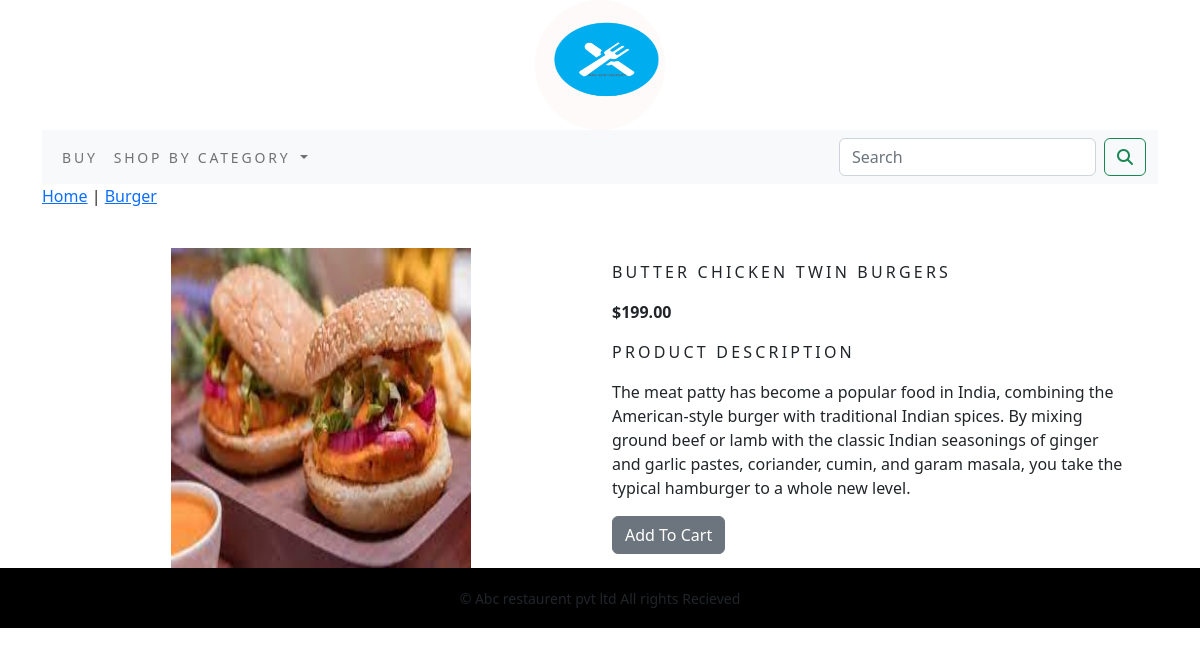
Page /home/burger/butter-chicken-twin-burgers/ on the committed database.
### home/models.py (models this page shows, shortened)
class Product(models.Model):
    name = models.CharField(max_length=200, unique=True)
    slug = models.SlugField(max_length=200, unique=True)
    description = models.TextField(blank=True)
    price = models.DecimalField(max_digits=10, decimal_places=2, )
    category = models.ForeignKey(Category, on_delete=models.CASCADE)
    image = models.ImageField(upload_to='product', blank=True)
    stock = models.IntegerField()
    available = models.BooleanField(default=True)
    created = models.DateField(auto_now_add=True)
    updated = models.DateField(auto_now=True)
    class Meta:
        ordering=('name',)
        verbose_name = 'product'
        verbose_name_plural = 'products'

class Category(models.Model):
    name = models.CharField(max_length=200, unique=True)
    slug = models.SlugField(max_length=200, unique=True)
    description = models.TextField(blank=True)
    image = models.ImageField(upload_to='category', blank=True)
    class Meta:
        ordering=('name',)
        verbose_name = 'category'
        verbose_name_plural = 'categories'
    def get_url(self):
        return reverse('home:Prod_by_cat',args=[self.slug])
    def __str__(self):
        return self.name

### home/views.py (the view)
# urls.py: path('<slug:c_slug>/<slug:product_slug>/', views.ProDet, name='ProDet')
def ProDet(request,c_slug,product_slug):
    try:
        product=Product.objects.get(category__slug=c_slug,slug=product_slug)
    except Exception as e:
        raise e
    return render(request,'product.html',{'product':product})

### cart/context_processors.py (called while the page is built)
def counter(request):
    item_count=0
    if 'admin' in request.path:
        return {}
    else:
        try:
            cart=Cart.objects.filter(cart_id=_cart_id(request))
            cart_items=CartItem.objects.all().filter(cart=cart[:1])
            for cart_item in cart_items:
                item_count += cart_item.quantity
        except Cart.DoesNotExist:
            item_count=0
    return dict(item_count=item_count)

### cart/views.py (called while the page is built)
def _cart_id(request):
    cart=request.session.session_key
    if not cart:
        cart=request.session.create()
    return cart

### home/context_processors.py (called while the page is built)
def menu_links(request):
    links=Category.objects.all()
    return dict(links=links)

### templates/product.html (shortened to what this page needs)
{% extends 'base.html' %}
{% load static %}
{% block body %}
<div class="row my_product_row_class">
    <div class="mx-auto">
        <p><a href="{% url 'home:AllProCat' %}">Home</a> | <a href="{{product.category.get_url}}">{{product.category}}</a></p>
    </div>
</div>
<div class="container">
<br>
<div class="row">
    <div class="col-12 col-sm-12 col-md-12 col-lg-6 text-center">
        <div style="min-width:18rem;">
            <img src="{{product.image.url}}" alt="{{product.name}}" height="320px" width="300px">
        </div>
    </div>
        <div class="col-12 col-sm-12 col-md-12 col-lg-6">
            <div>
            <h1 class="my_prod_title">{{product.name}}</h1>
            <p><b>${{product.price}}</b></p>
            <p class="my_title"> Product Description</p>
            <p class="text-justify my_prod_text">{{product.description}}</p>
            {% if product.stock <= 0 %}
            <p class="text-justify my_product_text"><b>Out Of Stock</b></p>
            {% else %}
            <a class="btn btn-secondary" href="{% url 'cart:add_cart' product.id %}">Add To Cart</a>
            {% endif %}
        </div>
    </div>
    </div>
</div>
{% endblock %}

### static/css/costom.css (style rules this page uses)
.my_title { font-size:16px; text-transform:uppercase; letter-spacing:.2em; }
.my_prod_title { font-size:16px; text-transform:uppercase; letter-spacing:.2em; padding-top:15px; padding-bottom:10px; }
.my_prod_text { padding-right:20px; }

### rows in the picture
Product: category "Burger", image (picture), name "BUTTER CHICKEN TWIN BURGERS", price "199.00", description "The meat patty has become a popular food in India, combining the American-style burger with traditional Indian spices. By mixing ground beef or lamb with the classic Indian seasonings of ginger and garlic pastes, coriander, cumin, and garam masala, you take the typical hamburger to a whole new level."
